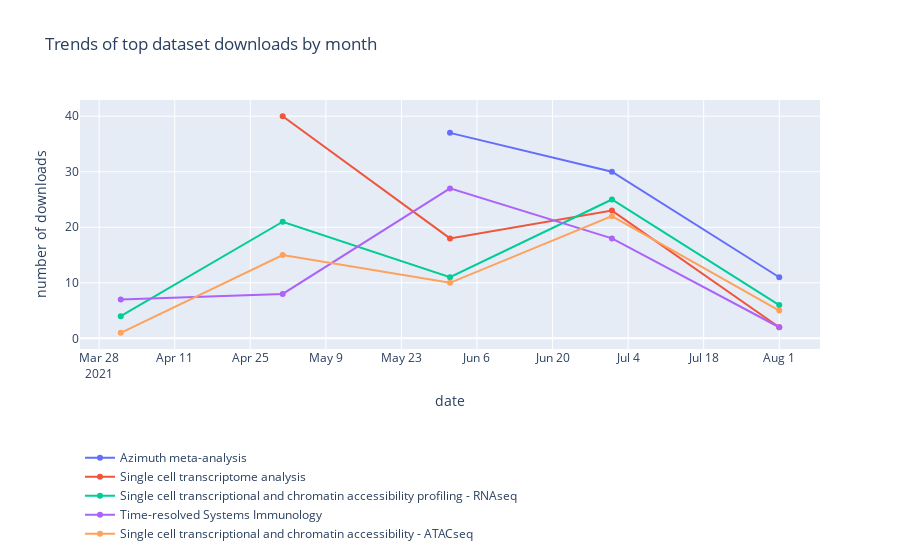

Notebook source saved alongside this figure:
### Code cell
fig = go.Figure()

fig.add_trace(go.Scatter(x=top1_x, y=top1_y,
                    mode='lines+markers',
                    name='Azimuth meta-analysis'))

fig.add_trace(go.Scatter(x=top2_x, y=top2_y,
                    mode='lines+markers',
                    name='Single cell transcriptome analysis'))

fig.add_trace(go.Scatter(x=top3_x, y=top3_y,
                    mode='lines+markers',
                    name='Single cell transcriptional and chromatin accessibility profiling - RNAseq'))

fig.add_trace(go.Scatter(x=top4_x, y=top4_y,
                    mode='lines+markers',
                    name='Time-resolved Systems Immunology'))

fig.add_trace(go.Scatter(x=top5_x, y=top5_y,
                    mode='lines+markers',
                    name='Single cell transcriptional and chromatin accessibility - ATACseq'))

fig.update_layout(
    title="Trends of top dataset downloads by month",
    xaxis_title="date",
    yaxis_title="number of downloads",
    legend = dict(y = -0.8, x = 0)
)

### Figure 1 — Plotly figure (JSON) as saved in the notebook; plotly's stock layout.template omitted (floating-point values rounded to 4 significant figures)
{"data": [{"mode": "lines+markers", "name": "Azimuth meta-analysis", "type": "scatter", "x": ["2021-06", "2021-07", "2021-08"], "y": [37, 30, 11]}, {"mode": "lines+markers", "name": "Single cell transcriptome analysis", "type": "scatter", "x": ["2021-05", "2021-06", "2021-07", "2021-08"], "y": [40, 18, 23, 2]}, {"mode": "lines+markers", "name": "Single cell transcriptional and chromatin accessibility profiling - RNAseq", "type": "scatter", "x": ["2021-04", "2021-05", "2021-06", "2021-07", "2021-08"], "y": [4, 21, 11, 25, 6]}, {"mode": "lines+markers", "name": "Time-resolved Systems Immunology", "type": "scatter", "x": ["2021-04", "2021-05", "2021-06", "2021-07", "2021-08"], "y": [7, 8, 27, 18, 2]}, {"mode": "lines+markers", "name": "Single cell transcriptional and chromatin accessibility - ATACseq", "type": "scatter", "x": ["2021-04", "2021-05", "2021-06", "2021-07", "2021-08"], "y": [1, 15, 10, 22, 5]}], "layout": {"legend": {"x": 0, "y": -0.8}, "title": {"text": "Trends of top dataset downloads by month"}, "xaxis": {"title": {"text": "date"}}, "yaxis": {"title": {"text": "number of downloads"}}}}
